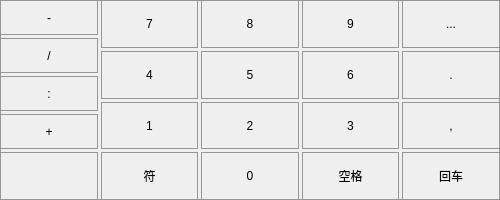
<?xml version="1.0" encoding="UTF-8"?>
<ui version="4.0">
 <class>FormNumPad</class>
 <widget class="QWidget" name="FormNumPad">
  <property name="geometry">
   <rect>
    <x>0</x>
    <y>0</y>
    <width>500</width>
    <height>200</height>
   </rect>
  </property>
  <property name="windowTitle">
   <string>Form</string>
  </property>
  <property name="styleSheet">
   <string notr="true">border-width:1px;  
border-style:solid;
border-color: rgb(150, 150, 150);  </string>
  </property>
  <layout class="QGridLayout" name="gridLayout">
   <property name="leftMargin">
    <number>0</number>
   </property>
   <property name="topMargin">
    <number>0</number>
   </property>
   <property name="rightMargin">
    <number>0</number>
   </property>
   <property name="bottomMargin">
    <number>0</number>
   </property>
   <property name="spacing">
    <number>3</number>
   </property>
   <item row="0" column="0" rowspan="3">
    <layout class="QVBoxLayout" name="verticalLayout">
     <property name="spacing">
      <number>3</number>
     </property>
     <item>
      <widget class="QToolButton" name="toolButton_Minus">
       <property name="sizePolicy">
        <sizepolicy hsizetype="Preferred" vsizetype="Preferred">
         <horstretch>0</horstretch>
         <verstretch>0</verstretch>
        </sizepolicy>
       </property>
       <property name="focusPolicy">
        <enum>Qt::NoFocus</enum>
       </property>
       <property name="styleSheet">
        <string notr="true">border-width:1px;  
border-style:solid;
border-color: rgb(150, 150, 150);  </string>
       </property>
       <property name="text">
        <string>-</string>
       </property>
      </widget>
     </item>
     <item>
      <widget class="QToolButton" name="toolButton_Line">
       <property name="sizePolicy">
        <sizepolicy hsizetype="Preferred" vsizetype="Preferred">
         <horstretch>0</horstretch>
         <verstretch>0</verstretch>
        </sizepolicy>
       </property>
       <property name="focusPolicy">
        <enum>Qt::NoFocus</enum>
       </property>
       <property name="text">
        <string>/</string>
       </property>
      </widget>
     </item>
     <item>
      <widget class="QToolButton" name="toolButton_Colon">
       <property name="sizePolicy">
        <sizepolicy hsizetype="Preferred" vsizetype="Preferred">
         <horstretch>0</horstretch>
         <verstretch>0</verstretch>
        </sizepolicy>
       </property>
       <property name="focusPolicy">
        <enum>Qt::NoFocus</enum>
       </property>
       <property name="text">
        <string>:</string>
       </property>
      </widget>
     </item>
     <item>
      <widget class="QToolButton" name="toolButton_Plus">
       <property name="sizePolicy">
        <sizepolicy hsizetype="Preferred" vsizetype="Preferred">
         <horstretch>0</horstretch>
         <verstretch>0</verstretch>
        </sizepolicy>
       </property>
       <property name="focusPolicy">
        <enum>Qt::NoFocus</enum>
       </property>
       <property name="text">
        <string>+</string>
       </property>
      </widget>
     </item>
    </layout>
   </item>
   <item row="0" column="1">
    <widget class="QToolButton" name="toolButton_7">
     <property name="sizePolicy">
      <sizepolicy hsizetype="Preferred" vsizetype="Preferred">
       <horstretch>0</horstretch>
       <verstretch>0</verstretch>
      </sizepolicy>
     </property>
     <property name="focusPolicy">
      <enum>Qt::NoFocus</enum>
     </property>
     <property name="text">
      <string>7</string>
     </property>
    </widget>
   </item>
   <item row="0" column="2">
    <widget class="QToolButton" name="toolButton_8">
     <property name="sizePolicy">
      <sizepolicy hsizetype="Preferred" vsizetype="Preferred">
       <horstretch>0</horstretch>
       <verstretch>0</verstretch>
      </sizepolicy>
     </property>
     <property name="focusPolicy">
      <enum>Qt::NoFocus</enum>
     </property>
     <property name="text">
      <string>8</string>
     </property>
    </widget>
   </item>
   <item row="0" column="3">
    <widget class="QToolButton" name="toolButton_9">
     <property name="sizePolicy">
      <sizepolicy hsizetype="Preferred" vsizetype="Preferred">
       <horstretch>0</horstretch>
       <verstretch>0</verstretch>
      </sizepolicy>
     </property>
     <property name="focusPolicy">
      <enum>Qt::NoFocus</enum>
     </property>
     <property name="text">
      <string>9</string>
     </property>
    </widget>
   </item>
   <item row="0" column="4">
    <widget class="QToolButton" name="toolButton_BackSpace">
     <property name="sizePolicy">
      <sizepolicy hsizetype="Preferred" vsizetype="Preferred">
       <horstretch>0</horstretch>
       <verstretch>0</verstretch>
      </sizepolicy>
     </property>
     <property name="focusPolicy">
      <enum>Qt::NoFocus</enum>
     </property>
     <property name="text">
      <string>...</string>
     </property>
     <property name="icon">
      <iconset resource="keypad.qrc">
       <normaloff>:/new/keypad/picture/keypad/backspace.png</normaloff>:/new/keypad/picture/keypad/backspace.png</iconset>
     </property>
     <property name="iconSize">
      <size>
       <width>24</width>
       <height>24</height>
      </size>
     </property>
    </widget>
   </item>
   <item row="1" column="1">
    <widget class="QToolButton" name="toolButton_4">
     <property name="sizePolicy">
      <sizepolicy hsizetype="Preferred" vsizetype="Preferred">
       <horstretch>0</horstretch>
       <verstretch>0</verstretch>
      </sizepolicy>
     </property>
     <property name="focusPolicy">
      <enum>Qt::NoFocus</enum>
     </property>
     <property name="text">
      <string>4</string>
     </property>
    </widget>
   </item>
   <item row="1" column="2">
    <widget class="QToolButton" name="toolButton_5">
     <property name="sizePolicy">
      <sizepolicy hsizetype="Preferred" vsizetype="Preferred">
       <horstretch>0</horstretch>
       <verstretch>0</verstretch>
      </sizepolicy>
     </property>
     <property name="focusPolicy">
      <enum>Qt::NoFocus</enum>
     </property>
     <property name="text">
      <string>5</string>
     </property>
    </widget>
   </item>
   <item row="1" column="3">
    <widget class="QToolButton" name="toolButton_6">
     <property name="sizePolicy">
      <sizepolicy hsizetype="Preferred" vsizetype="Preferred">
       <horstretch>0</horstretch>
       <verstretch>0</verstretch>
      </sizepolicy>
     </property>
     <property name="focusPolicy">
      <enum>Qt::NoFocus</enum>
     </property>
     <property name="text">
      <string>6</string>
     </property>
    </widget>
   </item>
   <item row="1" column="4">
    <widget class="QToolButton" name="toolButton_Dot">
     <property name="sizePolicy">
      <sizepolicy hsizetype="Preferred" vsizetype="Preferred">
       <horstretch>0</horstretch>
       <verstretch>0</verstretch>
      </sizepolicy>
     </property>
     <property name="focusPolicy">
      <enum>Qt::NoFocus</enum>
     </property>
     <property name="text">
      <string>.</string>
     </property>
    </widget>
   </item>
   <item row="2" column="1">
    <widget class="QToolButton" name="toolButton_1">
     <property name="sizePolicy">
      <sizepolicy hsizetype="Preferred" vsizetype="Preferred">
       <horstretch>0</horstretch>
       <verstretch>0</verstretch>
      </sizepolicy>
     </property>
     <property name="focusPolicy">
      <enum>Qt::NoFocus</enum>
     </property>
     <property name="text">
      <string>1</string>
     </property>
    </widget>
   </item>
   <item row="2" column="2">
    <widget class="QToolButton" name="toolButton_2">
     <property name="sizePolicy">
      <sizepolicy hsizetype="Preferred" vsizetype="Preferred">
       <horstretch>0</horstretch>
       <verstretch>0</verstretch>
      </sizepolicy>
     </property>
     <property name="focusPolicy">
      <enum>Qt::NoFocus</enum>
     </property>
     <property name="text">
      <string>2</string>
     </property>
    </widget>
   </item>
   <item row="2" column="3">
    <widget class="QToolButton" name="toolButton_3">
     <property name="sizePolicy">
      <sizepolicy hsizetype="Preferred" vsizetype="Preferred">
       <horstretch>0</horstretch>
       <verstretch>0</verstretch>
      </sizepolicy>
     </property>
     <property name="focusPolicy">
      <enum>Qt::NoFocus</enum>
     </property>
     <property name="text">
      <string>3</string>
     </property>
    </widget>
   </item>
   <item row="2" column="4">
    <widget class="QToolButton" name="toolButton_Comma">
     <property name="sizePolicy">
      <sizepolicy hsizetype="Preferred" vsizetype="Preferred">
       <horstretch>0</horstretch>
       <verstretch>0</verstretch>
      </sizepolicy>
     </property>
     <property name="focusPolicy">
      <enum>Qt::NoFocus</enum>
     </property>
     <property name="text">
      <string>,</string>
     </property>
    </widget>
   </item>
   <item row="4" column="2">
    <widget class="QToolButton" name="toolButton_0">
     <property name="sizePolicy">
      <sizepolicy hsizetype="Preferred" vsizetype="Preferred">
       <horstretch>0</horstretch>
       <verstretch>0</verstretch>
      </sizepolicy>
     </property>
     <property name="focusPolicy">
      <enum>Qt::NoFocus</enum>
     </property>
     <property name="text">
      <string>0</string>
     </property>
    </widget>
   </item>
   <item row="4" column="3">
    <widget class="QToolButton" name="toolButton_Space">
     <property name="sizePolicy">
      <sizepolicy hsizetype="Preferred" vsizetype="Preferred">
       <horstretch>0</horstretch>
       <verstretch>0</verstretch>
      </sizepolicy>
     </property>
     <property name="focusPolicy">
      <enum>Qt::NoFocus</enum>
     </property>
     <property name="text">
      <string>空格</string>
     </property>
    </widget>
   </item>
   <item row="4" column="4">
    <widget class="QToolButton" name="toolButton_Enter">
     <property name="sizePolicy">
      <sizepolicy hsizetype="Preferred" vsizetype="Preferred">
       <horstretch>0</horstretch>
       <verstretch>0</verstretch>
      </sizepolicy>
     </property>
     <property name="focusPolicy">
      <enum>Qt::NoFocus</enum>
     </property>
     <property name="text">
      <string>回车</string>
     </property>
    </widget>
   </item>
   <item row="4" column="1">
    <widget class="QToolButton" name="toolButton_Symbol">
     <property name="sizePolicy">
      <sizepolicy hsizetype="Preferred" vsizetype="Preferred">
       <horstretch>0</horstretch>
       <verstretch>0</verstretch>
      </sizepolicy>
     </property>
     <property name="focusPolicy">
      <enum>Qt::NoFocus</enum>
     </property>
     <property name="text">
      <string>符</string>
     </property>
    </widget>
   </item>
   <item row="4" column="0">
    <widget class="QToolButton" name="toolButton_Return">
     <property name="sizePolicy">
      <sizepolicy hsizetype="Preferred" vsizetype="Preferred">
       <horstretch>0</horstretch>
       <verstretch>0</verstretch>
      </sizepolicy>
     </property>
     <property name="focusPolicy">
      <enum>Qt::NoFocus</enum>
     </property>
     <property name="text">
      <string/>
     </property>
     <property name="icon">
      <iconset resource="keypad.qrc">
       <normaloff>:/new/keypad/picture/keypad/f0e2.png</normaloff>:/new/keypad/picture/keypad/f0e2.png</iconset>
     </property>
     <property name="iconSize">
      <size>
       <width>32</width>
       <height>32</height>
      </size>
     </property>
    </widget>
   </item>
  </layout>
 </widget>
 <resources>
  <include location="keypad.qrc"/>
 </resources>
 <connections/>
</ui>
